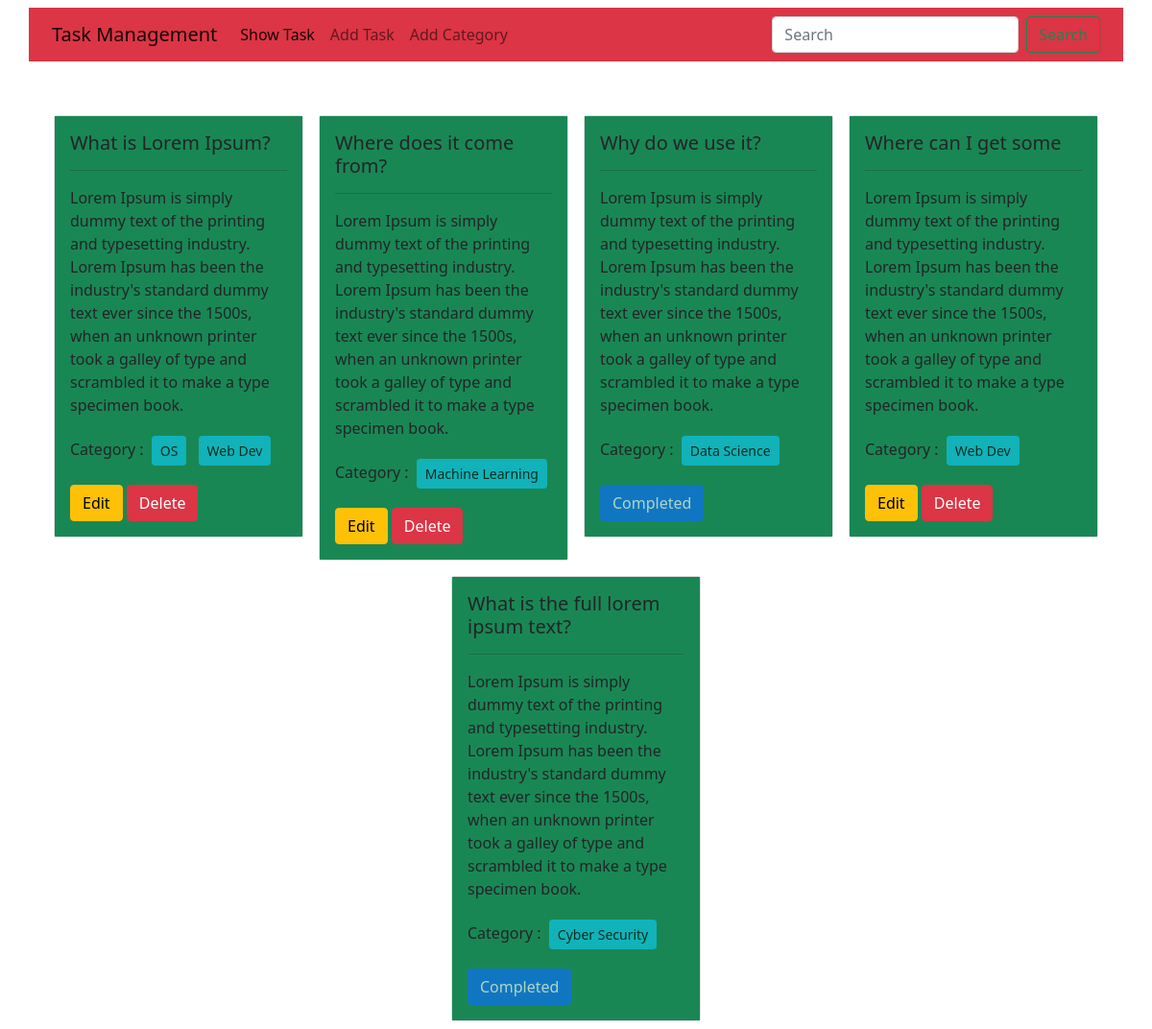
The page / on the database its author committed.
### task/models.py (models this page shows, shortened)
class Task(models.Model):
    taskTitle = models.CharField(max_length=100)
    taskDescription = models.TextField()
    category = models.ManyToManyField(Category)
    taskAssignDate = models.DateField()
    isCompleted = models.BooleanField(default=False)

### category/models.py (models this page shows, shortened)
class Category(models.Model):
    categoryName = models.CharField(max_length=50)

### taskManagementSystem/views.py (the view)
# urls.py: path('', views.show_task, name='show_task'),
def show_task(request):
    data = Task.objects.all()
    return render(request, 'show_task.html', {'data': data})

### templates/show_task.html
{% extends 'base.html' %}
{% block content %}
<div class="d-flex flex-wrap justify-content-center px-5">
  {% for task in data %}
    <div class="col-sm-3">
      <div class="card m-2">
        <div class="card-body bg-success">
          <h5 class="card-title">{{ task.taskTitle }}</h5>
          <hr>
          <p class="card-text">{{ task.taskDescription }}</p>
          <p> Category :
            {% for cat in task.category.all %}
              <button class="btn btn-info btn-sm m-1" disabled>{{ cat.categoryName }}</button>
            {% endfor %}
          </p>
          {% if task.isCompleted == False %}
            <div>
            <a href="{% url 'edit_task' task.id %}" class="btn btn-warning">Edit</a>
            <a href="{% url 'delete_task' task.id %}" class="btn btn-danger">Delete</a>
            </div>
          {% else %}
            <button class="btn btn-primary" disabled>Completed</button>
          {% endif %}
        </div>
      </div>
    </div>
  {% endfor %}
</div>
{% endblock %}

### templates/base.html (shortened to what this page needs)
<!doctype html>
<html lang="en">
  <head>
    <link href="https://cdn.jsdelivr.net/npm/bootstrap@5.0.2/dist/css/bootstrap.min.css" rel="stylesheet">
  </head>
  <body>
    <nav class="navbar container navbar-expand-lg navbar-light bg-danger mt-2 mb-5">
        <div class="container-fluid">
          <a class="navbar-brand" href="#">Task Management</a>
          <div class="collapse navbar-collapse" id="navbarSupportedContent">
            <ul class="navbar-nav me-auto mb-2 mb-lg-0">
              <li class="nav-item">
                <a class="nav-link active" aria-current="page" href="{% url 'show_task' %}">Show Task</a>
              </li>
              <li class="nav-item">
                <a class="nav-link" href="{% url 'add_task' %}">Add Task</a>
              </li>
              <li class="nav-item">
                <a class="nav-link" href="{% url 'add_category' %}">Add Category</a>
              </li>
            </ul>
            <form class="d-flex">
              <input class="form-control me-2" type="search" placeholder="Search" aria-label="Search">
              <button class="btn btn-outline-success" type="submit">Search</button>
            </form>
          </div>
        </div>
      </nav>
      {% block content %}{% endblock  %}
  </body>
</html>

### rows shown on the page
Task: taskTitle "What is Lorem Ipsum?", taskDescription "Lorem Ipsum is simply dummy text of the printing and typesetting industry. Lorem Ipsum has been the industry's standard dummy text ever since the 1500s, when an unknown printer took a galley of type and scrambled it to make a type specimen book.", isCompleted "Edit"
Category: categoryName "OS"
Category: categoryName "Web Dev"
Task: taskTitle "Where does it come from?", taskDescription "Lorem Ipsum is simply dummy text of the printing and typesetting industry. Lorem Ipsum has been the industry's standard dummy text ever since the 1500s, when an unknown printer took a galley of type and scrambled it to make a type specimen book.", isCompleted "Edit"
Category: categoryName "Machine Learning"
Task: taskTitle "Why do we use it?", taskDescription "Lorem Ipsum is simply dummy text of the printing and typesetting industry. Lorem Ipsum has been the industry's standard dummy text ever since the 1500s, when an unknown printer took a galley of type and scrambled it to make a type specimen book.", isCompleted "Completed"
Category: categoryName "Data Science"
Task: taskTitle "Where can I get some", taskDescription "Lorem Ipsum is simply dummy text of the printing and typesetting industry. Lorem Ipsum has been the industry's standard dummy text ever since the 1500s, when an unknown printer took a galley of type and scrambled it to make a type specimen book.", isCompleted "Edit"
Task: taskTitle "What is the full lorem ipsum text?", taskDescription "Lorem Ipsum is simply dummy text of the printing and typesetting industry. Lorem Ipsum has been the industry's standard dummy text ever since the 1500s, when an unknown printer took a galley of type and scrambled it to make a type specimen book.", isCompleted "Completed"
Category: categoryName "Cyber Security"
